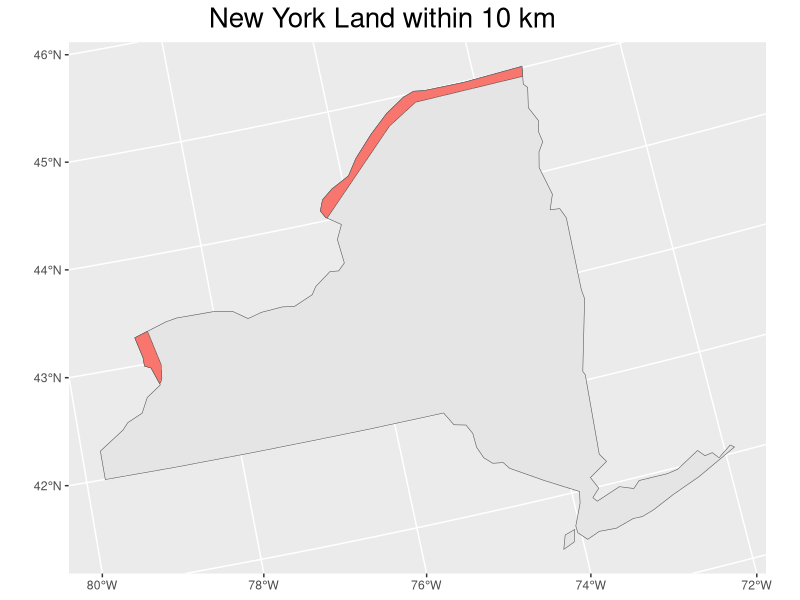

Recreate this plot in R.
library(spData)
library(sf)
library(tidyverse)

data(world)
data(us_states)

albers="+proj=aea +lat_1=29.5 +lat_2=45.5 +lat_0=37.5 +lon_0=-96 +x_0=0 +y_0=0 +ellps=GRS80 +datum=NAD83 +units=m +no_defs"

Canada = world %>%
  filter(name_long == "Canada")%>%
  st_transform(Canada, crs = albers )
can_bu = st_buffer(Canada, 10000)

New_york = us_states%>%
  filter(NAME == "New York")%>%
  st_transform(New_york, crs = albers )

border = st_intersection(can_bu,New_york)

p1 = ggplot(New_york)+
  geom_sf()+
  geom_sf(data = border, aes(fill = "red"))+
  labs(title = "New York Land within 10 km")+
  theme(legend.position = "none",
        plot.title = element_text(size = 20,
                                  hjust = 0.4)
        )

area_ny = units::set_units(st_area(border),km^2)
print(p1)
